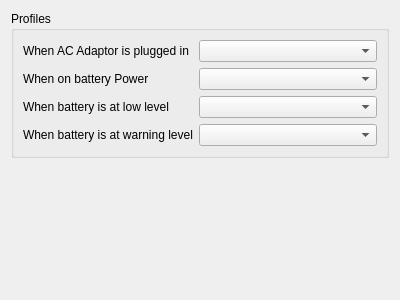
<ui version="4.0" >
 <class>profileAssignmentPage</class>
 <widget class="QWidget" name="profileAssignmentPage" >
  <property name="geometry" >
   <rect>
    <x>0</x>
    <y>0</y>
    <width>400</width>
    <height>300</height>
   </rect>
  </property>
  <property name="windowTitle" >
   <string/>
  </property>
  <layout class="QVBoxLayout" name="verticalLayout" >
   <item>
    <widget class="QGroupBox" name="groupBox_4" >
     <property name="title" >
      <string>Profiles</string>
     </property>
     <layout class="QFormLayout" name="formLayout_4" >
      <item row="0" column="0" >
       <widget class="QLabel" name="label" >
        <property name="text" >
         <string>When AC Adaptor is plugged in</string>
        </property>
       </widget>
      </item>
      <item row="0" column="1" >
       <widget class="KComboBox" name="acProfile" >
        <property name="maximumSize" >
         <size>
          <width>280</width>
          <height>16777215</height>
         </size>
        </property>
       </widget>
      </item>
      <item row="1" column="0" >
       <widget class="QLabel" name="label_2" >
        <property name="text" >
         <string>When on battery Power</string>
        </property>
       </widget>
      </item>
      <item row="1" column="1" >
       <widget class="KComboBox" name="batteryProfile" >
        <property name="maximumSize" >
         <size>
          <width>280</width>
          <height>16777215</height>
         </size>
        </property>
       </widget>
      </item>
      <item row="2" column="0" >
       <widget class="QLabel" name="label_8" >
        <property name="text" >
         <string>When battery is at low level</string>
        </property>
       </widget>
      </item>
      <item row="2" column="1" >
       <widget class="KComboBox" name="lowProfile" >
        <property name="maximumSize" >
         <size>
          <width>280</width>
          <height>16777215</height>
         </size>
        </property>
       </widget>
      </item>
      <item row="3" column="0" >
       <widget class="QLabel" name="label_9" >
        <property name="text" >
         <string>When battery is at warning level</string>
        </property>
       </widget>
      </item>
      <item row="3" column="1" >
       <widget class="KComboBox" name="warningProfile" >
        <property name="maximumSize" >
         <size>
          <width>280</width>
          <height>16777215</height>
         </size>
        </property>
       </widget>
      </item>
     </layout>
    </widget>
   </item>
   <item>
    <spacer name="verticalSpacer" >
     <property name="orientation" >
      <enum>Qt::Vertical</enum>
     </property>
     <property name="sizeHint" stdset="0" >
      <size>
       <width>20</width>
       <height>40</height>
      </size>
     </property>
    </spacer>
   </item>
  </layout>
 </widget>
 <customwidgets>
  <customwidget>
   <class>KComboBox</class>
   <extends>QComboBox</extends>
   <header>kcombobox.h</header>
  </customwidget>
 </customwidgets>
 <resources/>
 <connections/>
</ui>
